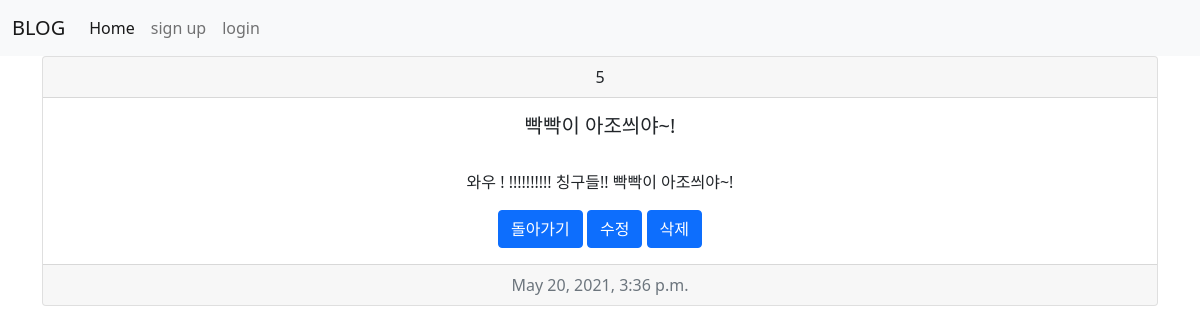
The app's page /blog/5 with its own data.
### oldmanblog/models.py (models this page shows, shortened)
class Oldman_blog(models.Model):
    title = models.CharField(max_length=200)
    pub_date = models.DateTimeField('date published')
    body = models.TextField()

### oldmanblog/views.py (the view)
# urls.py: path('<int:blog_id>',views.detail, name='detail'),
def detail(request,blog_id):
    blog_detail = Oldman_blog.objects.get(id = blog_id)
    return render(request, 'detail.html', {'blog': blog_detail})

### oldmanblog/templates/detail.html
{%extends 'base.html'%}
{%block content%}
  <div class="card text-center">
      <div class="card-header">
        {{blog.id}}
      </div>
      <div class="card-body">
        <h5 class="card-title">{{blog.title}}</h5>
        <br>
        <p class="card-text">{{blog.body}}</p>
        <a href="{% url 'home' %}" class="btn btn-primary" >돌아가기</a>
        <a href="{% url 'edit' blog.id %}" class="btn btn-primary" >수정</a>
        <a href="{% url 'delete' blog.id %}" class="btn btn-primary" >삭제</a>
      </div>
      <div class="card-footer text-muted">
          {{blog.pub_date}}
      </div>
    </div>
{%endblock%}

### records on screen
Oldman_blog: id "5", title "빡빡이 아조씌야~!", body "와우 ! !!!!!!!!!! 칭구들!! 빡빡이 아조씌야~!", pub_date "May 20, 2021, 3:36 p.m."
